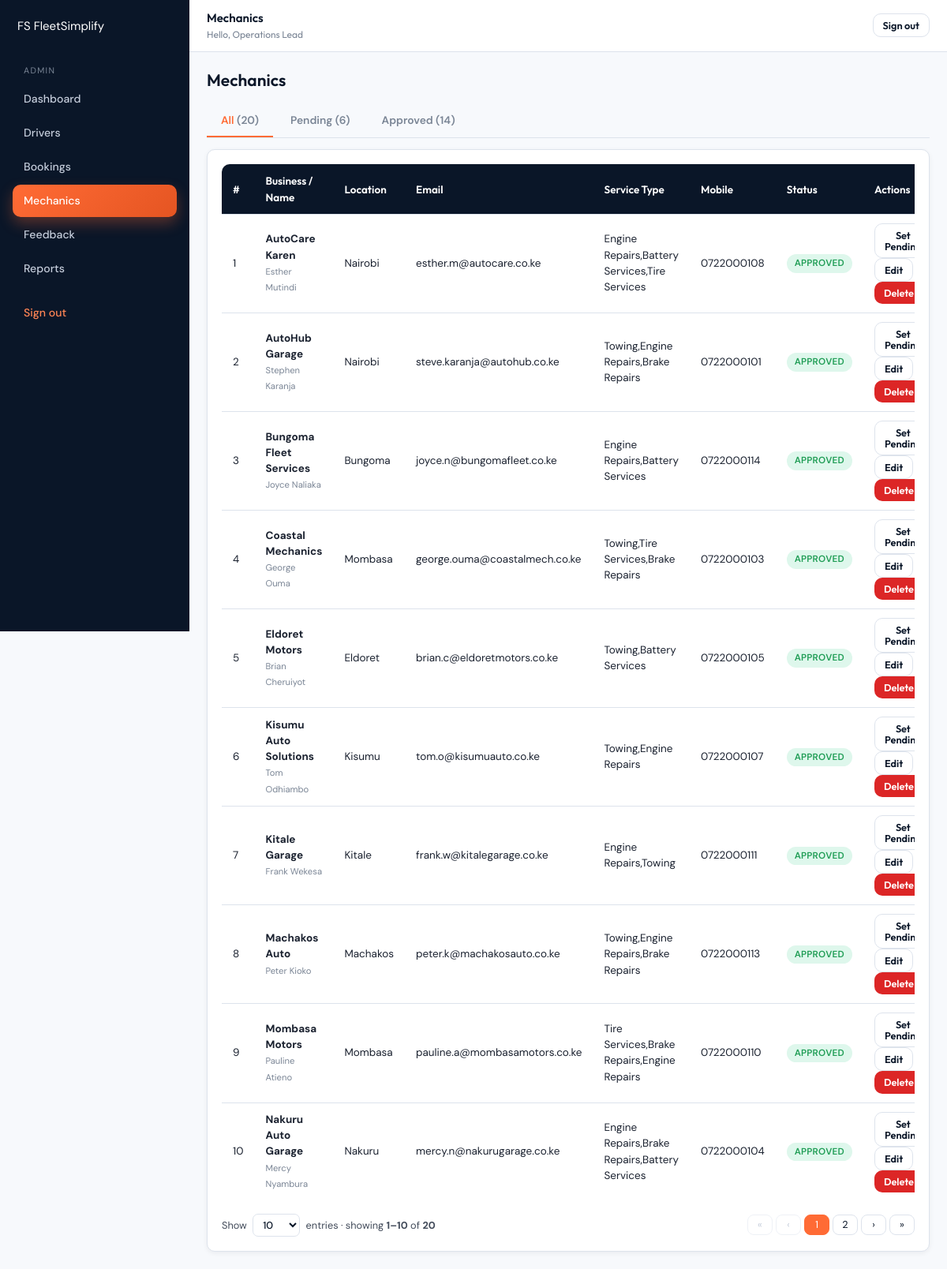
Screenshot of /admin/mechanics.php (signed in) with the database file from the repository.
### tables this page shows
CREATE TABLE mechanics (
  id                  INT UNSIGNED NOT NULL AUTO_INCREMENT,
  name                VARCHAR(120) NOT NULL,
  email               VARCHAR(190) NOT NULL,
  password            VARCHAR(255) NOT NULL,
  mobile              VARCHAR(10)  NOT NULL,
  town                VARCHAR(80)  NOT NULL,
  address             VARCHAR(255) NOT NULL,
  licence_no          VARCHAR(60)  NOT NULL,
  business_name       VARCHAR(150) NOT NULL,
  service_description VARCHAR(255) NOT NULL DEFAULT '',
  availability        VARCHAR(120) NOT NULL DEFAULT '24/7',
  status              ENUM('pending','approved') NOT NULL DEFAULT 'pending',
  created_at          TIMESTAMP    NOT NULL DEFAULT CURRENT_TIMESTAMP,
  PRIMARY KEY (id),
  UNIQUE KEY uq_mechanics_email (email),
  KEY idx_mechanics_status (status),
  KEY idx_mechanics_town (town)
);

### admin/mechanics.php (the view, shortened to what this page needs)
<?php
require_once __DIR__ . '/../config/init.php';
$pdo = db();
$tab = $_GET['tab'] ?? 'all';
$counts = ['all' => 0, 'pending' => 0, 'approved' => 0];
foreach ($pdo->query("SELECT status, COUNT(*) AS c FROM mechanics GROUP BY status") as $r) {
    if (isset($counts[$r['status']])) $counts[$r['status']] = (int)$r['c'];
}
$counts['all'] = $counts['pending'] + $counts['approved'];
$total = $counts[$tab];
$pg = paginate($total);
if ($tab === 'all') {
    $st = $pdo->prepare('SELECT * FROM mechanics ORDER BY status DESC, business_name LIMIT :lim OFFSET :off');
} else {
    $st = $pdo->prepare('SELECT * FROM mechanics WHERE status = :s ORDER BY business_name LIMIT :lim OFFSET :off');
    $st->bindValue(':s', $tab);
}
$st->bindValue(':lim', $pg['per'],    PDO::PARAM_INT);
$st->bindValue(':off', $pg['offset'], PDO::PARAM_INT);
$st->execute();
$rows = $st->fetchAll();
include __DIR__ . '/../partials/header.php';
?>
<div class="app">
    <?php include __DIR__ . '/../partials/sidebar-admin.php'; ?>
    <main class="main">
        <?php include __DIR__ . '/../partials/topbar.php'; ?>
        <div class="content">
            <div class="page-h"><h2 style="margin:0">Mechanics</h2></div>
            <div class="tabs">
                <a href="?tab=all&amp;per=<?= (int)$pg['per'] ?>"      class="<?= $tab==='all'      ? 'active' : '' ?>">All <span class="text-muted">(<?= $counts['all'] ?>)</span></a>
                <a href="?tab=pending&amp;per=<?= (int)$pg['per'] ?>"  class="<?= $tab==='pending'  ? 'active' : '' ?>">Pending <span class="text-muted">(<?= $counts['pending'] ?>)</span></a>
                <a href="?tab=approved&amp;per=<?= (int)$pg['per'] ?>" class="<?= $tab==='approved' ? 'active' : '' ?>">Approved <span class="text-muted">(<?= $counts['approved'] ?>)</span></a>
            </div>
            <div class="card">
                <?php if (!$rows): ?>
                    <p class="text-muted">No mechanics in this view.</p>
                <?php else: ?>
                <div class="table-wrap"><table class="table">
                    <thead><tr><th>#</th><th>Business / Name</th><th>Location</th><th>Email</th><th>Service Type</th><th>Mobile</th><th>Status</th><th>Actions</th></tr></thead>
                    <tbody>
                    <?php foreach ($rows as $i => $r): ?>
                        <tr>
                            <td><?= $i + 1 ?></td>
                            <td><strong><?= e($r['business_name']) ?></strong><br><small class="text-muted"><?= e($r['name']) ?></small></td>
                            <td><?= e($r['town']) ?></td>
                            <td><?= e($r['email']) ?></td>
                            <td><?= e($r['service_description']) ?></td>
                            <td><?= e($r['mobile']) ?></td>
                            <td><?= status_badge($r['status']) ?></td>
                            <td>
                                <?php if ($r['status'] === 'pending'): ?>
                                    <form method="post" style="display:inline">
                                        <input type="hidden" name="csrf" value="<?= e(csrf_token()) ?>">
                                        <input type="hidden" name="action" value="approve">
                                        <input type="hidden" name="id" value="<?= (int)$r['id'] ?>">
                                        <input type="hidden" name="tab"  value="<?= e($tab) ?>">
                                        <input type="hidden" name="per"  value="<?= (int)$pg['per'] ?>">
                                        <input type="hidden" name="page" value="<?= (int)$pg['page'] ?>">
                                        <button class="btn btn-sm btn-success">Approve</button>
                                    </form>
                                <?php else: ?>
                                    <form method="post" style="display:inline">
                                        <button class="btn btn-sm btn-outline">Set Pending</button>
                                    </form>
                                <?php endif; ?>
                                <button class="btn btn-sm btn-outline"
                                        onclick='openEdit(<?= json_encode([
                                            "id"=>(int)$r["id"],"name"=>$r["name"],"business_name"=>$r["business_name"],
                                            "email"=>$r["email"],"mobile"=>$r["mobile"],"town"=>$r["town"],"services"=>$r["service_description"]
                                        ], JSON_HEX_TAG | JSON_HEX_AMP | JSON_HEX_QUOT) ?>)'>Edit</button>
                                <form method="post" style="display:inline" onsubmit="return confirm('Delete this mechanic?')">
                                    <button class="btn btn-sm btn-danger">Delete</button>
                                </form>
                            </td>
                        </tr>
                    <?php endforeach; ?>
                    </tbody>
                </table></div>
                <?php $base_qs = ['tab' => $tab]; include __DIR__ . '/../partials/pager.php'; ?>
                <?php endif; ?>
            </div>
        </div>
    </main>
</div>
<?php
include __DIR__ . '/../partials/footer.php';
?>

### config/init.php (shortened to what this page needs)
<?php
function e(?string $s): string {
    return htmlspecialchars((string)$s, ENT_QUOTES | ENT_SUBSTITUTE, 'UTF-8');
}
function paginate(int $total, array $allowed = [10, 25, 50, 100], int $default = 10): array {
    $per = (int)($_GET['per'] ?? $default);
    $pages = max(1, (int)ceil($total / $per));
    $page  = max(1, (int)($_GET['page'] ?? 1));
    return [
        'total'  => $total,
        'per'    => $per,
        'page'   => $page,
        'pages'  => $pages,
        'offset' => ($page - 1) * $per,
        'allowed'=> $allowed,
    ];
}
function status_badge(string $status): string {
    $map = [
        'new'         => ['New',         'badge-warning'],
        'in_progress' => ['In Progress', 'badge-info'],
        'completed'   => ['Completed',   'badge-grey'],
        'rejected'    => ['Rejected',    'badge-danger'],
        'pending'     => ['Pending',     'badge-warning'],
        'approved'    => ['Approved',    'badge-success'],
        'failed'      => ['Failed',      'badge-danger'],
    ];
    [$label, $cls] = $map[$status] ?? [ucfirst($status), 'badge-grey'];
    return '<span class="badge ' . $cls . '">' . e($label) . '</span>';
}

### assets/css/main.css (style rules this page uses)
:root { --navy: #0A1628; --navy-2: #112441; --navy-3: #1B3055; --orange: #FF6B35; --orange-2: #FF8554; --orange-3: #E55522; --white: #ffffff; --grey-50: #F7F9FC; --grey-100: #EEF1F6; --grey-200: #DDE3EC; --grey-300: #C4CCDA; --grey-500: #7A8595; --grey-700: #424B5A; --grey-900: #1B2230; --success: #1F9D55; --success-bg: #DEF7EC; --warning: #F59E0B; --warning-bg: #FEF3C7; --danger: #DC2626; --danger-bg: #FEE2E2; --info: #2563EB; --info-bg: #DBEAFE; --shadow-sm: 0 2px 6px rgba(10,22,40,.06); --shadow: 0 6px 24px rgba(10,22,40,.08); --radius: 10px; }
* { box-sizing: border-box; }
html, body { margin: 0; padding: 0; background: var(--grey-50); color: var(--grey-900); font-family: 'DM Sans', system-ui, sans-serif; font-size: 15px; line-height: 1.5; min-height: 100vh; }
h1, h2, h3, h4, h5 { font-family: 'Outfit', system-ui, sans-serif; color: var(--navy); margin: 0 0 .5em; line-height: 1.25; font-weight: 600; }
h2 { font-size: 1.4rem; }
a { color: var(--orange); text-decoration: none; }
.btn { display: inline-flex; align-items: center; justify-content: center; gap: 8px; padding: 11px 20px; border: 0; border-radius: var(--radius); background: var(--orange); color: var(--white); font: 600 .95rem 'Outfit', sans-serif; cursor: pointer; transition: transform .12s ease, background .12s ease, box-shadow .12s ease; text-decoration: none; line-height: 1.1; }
.btn-outline { background: transparent; color: var(--navy); border: 1.5px solid var(--grey-200); }
.btn-danger { background: var(--danger); }
.btn-sm { padding: 7px 12px; font-size: .85rem; }
.card { background: var(--white); border: 1px solid var(--grey-200); border-radius: var(--radius); box-shadow: var(--shadow-sm); padding: 18px; }
.badge { display: inline-block; padding: 3px 10px; border-radius: 999px; font-size: .78rem; font-weight: 600; letter-spacing: .02em; text-transform: uppercase; }
.badge-success { background: var(--success-bg); color: var(--success); }
.table-wrap { overflow-x: auto; }
.table { width: 100%; border-collapse: collapse; background: var(--white); border-radius: var(--radius); overflow: hidden; }
.table th, .table td { padding: 11px 14px; text-align: left; border-bottom: 1px solid var(--grey-200); font-size: .9rem; }
.table thead { background: var(--navy); color: var(--white); }
.table thead th { font-family: 'Outfit', sans-serif; font-weight: 600; }
.table tbody tr:last-child td { border-bottom: 0; }
.text-muted { color: var(--grey-500); }

### assets/css/dashboard.css (style rules this page uses)
.app { display: grid; grid-template-columns: 240px 1fr; min-height: 100vh; }
.main { display: flex; flex-direction: column; min-width: 0; }
.content { padding: 22px; }
.page-h { display: flex; justify-content: space-between; align-items: center; gap: 12px; margin-bottom: 18px; flex-wrap: wrap; }
.tabs { display: flex; gap: 4px; border-bottom: 1px solid var(--grey-200); margin-bottom: 14px; flex-wrap: wrap; }
.tabs a { padding: 10px 18px; color: var(--grey-500); font-weight: 600; border-bottom: 2.5px solid transparent; font-size: .92rem; }
.tabs a.active { color: var(--orange); border-color: var(--orange); }

### rows the page displays
mechanics: business_name "AutoCare Karen", name "Esther Mutindi", town "Nairobi", email "esther.m@autocare.co.ke", service_description "Engine Repairs,Battery Services,Tire Services", mobile "0722000108"
mechanics: business_name "AutoHub Garage", name "Stephen Karanja", town "Nairobi", email "steve.karanja@autohub.co.ke", service_description "Towing,Engine Repairs,Brake Repairs", mobile "0722000101"
mechanics: business_name "Bungoma Fleet Services", name "Joyce Naliaka", town "Bungoma", email "joyce.n@bungomafleet.co.ke", service_description "Engine Repairs,Battery Services", mobile "0722000114"
mechanics: business_name "Coastal Mechanics", name "George Ouma", town "Mombasa", email "george.ouma@coastalmech.co.ke", service_description "Towing,Tire Services,Brake Repairs", mobile "0722000103"
mechanics: business_name "Eldoret Motors", name "Brian Cheruiyot", town "Eldoret", email "brian.c@eldoretmotors.co.ke", service_description "Towing,Battery Services", mobile "0722000105"
mechanics: business_name "Kisumu Auto Solutions", name "Tom Odhiambo", town "Kisumu", email "tom.o@kisumuauto.co.ke", service_description "Towing,Engine Repairs", mobile "0722000107"
mechanics: business_name "Kitale Garage", name "Frank Wekesa", town "Kitale", email "frank.w@kitalegarage.co.ke", service_description "Engine Repairs,Towing", mobile "0722000111"
mechanics: business_name "Machakos Auto", name "Peter Kioko", town "Machakos", email "peter.k@machakosauto.co.ke", service_description "Towing,Engine Repairs,Brake Repairs", mobile "0722000113"
mechanics: business_name "Mombasa Motors", name "Pauline Atieno", town "Mombasa", email "pauline.a@mombasamotors.co.ke", service_description "Tire Services,Brake Repairs,Engine Repairs", mobile "0722000110"
mechanics: business_name "Nakuru Auto Garage", name "Mercy Nyambura", town "Nakuru", email "mercy.n@nakurugarage.co.ke", service_description "Engine Repairs,Brake Repairs,Battery Services", mobile "0722000104"

### other values shown
$page_title ?: 'Dashboard' "Mechanics"
$u['name'] "Operations Lead"
$counts['all'] "20"
$counts['pending'] "6"
$counts['approved'] "14"
$range_from "1"
$range_to "10"
$pg['total'] "20"
form field value "10"
